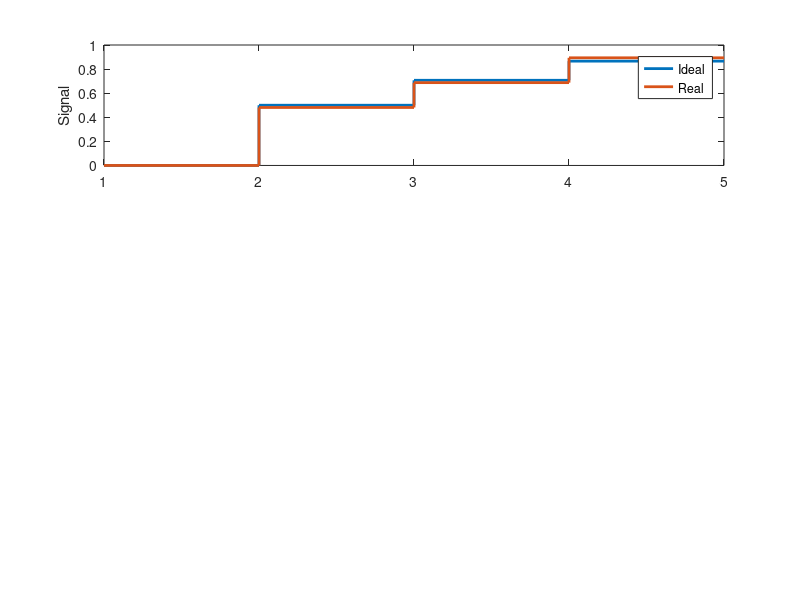

Here is the MATLAB script that generated this plot: (Note: this script raises an error after producing the figure.)
clear all;
close all;
clc;

% ---- BEGIN HERE ----
N_sig = 4; % number of bits used to quantize the controlling signal (e.g. voltage, current, etc.)
N_phase = 2; % number of bits ideally used to quantize the phase shift (e.g. 1 bit -> 0 and pi, 2 bits = 0, pi/2, pi, 3pi/2)
phase_sig_pow = 2; % exponent of signal-to-phase relationship, e.g. 2 --> phase is proportional to (sig)^2
sig_2pi = 1; % signal value which corresponds to 2pi phase shift
FSR = 1.1; % FSR of the DAC
sig_type = 'Signal'; % Used for a plotting label
% ----- END HERE -----

LSB_phase = 2*pi/2^N_phase;
LSB_phase_deg = LSB_phase * 180/pi;
LSB_sig = FSR/2^N_sig;

scale = sig_2pi/((2*pi)^(1/phase_sig_pow)); % to match the 2pi point

phase_quant_ideal = [0:2^N_phase-1] * LSB_phase; % ideal quantized phase
sig_ideal = phase_quant_ideal.^(1/phase_sig_pow) * scale; % ideal signal value corresponding to each phase value
sig_quant = [0:2^N_sig-1] * LSB_sig; % available quantized signal values

% Finding the closest approximation possible for each ideal signal value
sig_real = zeros(size(sig_ideal));
for i=1:length(sig_ideal)
    [scratch, idx_closest] = min(abs(sig_ideal(i)-sig_quant));
    sig_closest = sig_quant(idx_closest);
    sig_real(i) = sig_closest;
end

% Back-calculating the phase shift error this introduces
phase_quant_real = (sig_real./scale).^(phase_sig_pow);

%%% Plotting results
% Append final value to the end for a cleaner plot
sig_ideal = cat(2, sig_ideal, sig_ideal(end));
sig_real = cat(2, sig_real, sig_real(end));
phase_quant_ideal = cat(2, phase_quant_ideal, phase_quant_ideal(end));
phase_quant_real = cat(2, phase_quant_real, phase_quant_real(end));

figure;

subplot(3, 1, 1);
    stairs(sig_ideal, 'Linewidth', 2);
    hold on;
    stairs(sig_real, 'Linewidth', 2);
    legend('Ideal', 'Real');
    ylabel(sig_type);
    xlim([1,length(sig_ideal)]);
    
[t, s] = title({"\phi_{step} = " + sprintf("%0.0d^o", LSB_phase_deg), ...
         sprintf("N_{bits} = %0.0d", N_sig) + ", " + ...
         sprintf("V_{FSR} = %0.1fV_{reset}", FSR/sig_2pi)});
t.FontSize = 14;    

subplot(3, 1, 2);
    stairs(phase_quant_ideal/pi, 'Linewidth', 2);
    hold on;
    stairs(phase_quant_real/pi, 'Linewidth', 2);
    legend('Ideal', 'Real');
    ylabel('Phase (\pi rad)');
    xlim([1,length(phase_quant_ideal)]);
    
subplot(3, 1, 3);
    stairs((phase_quant_ideal - phase_quant_real)/pi, 'Linewidth', 2);
    ylabel('Phase Error (\pi rad)');
    xlim([1,length(phase_quant_ideal)]);